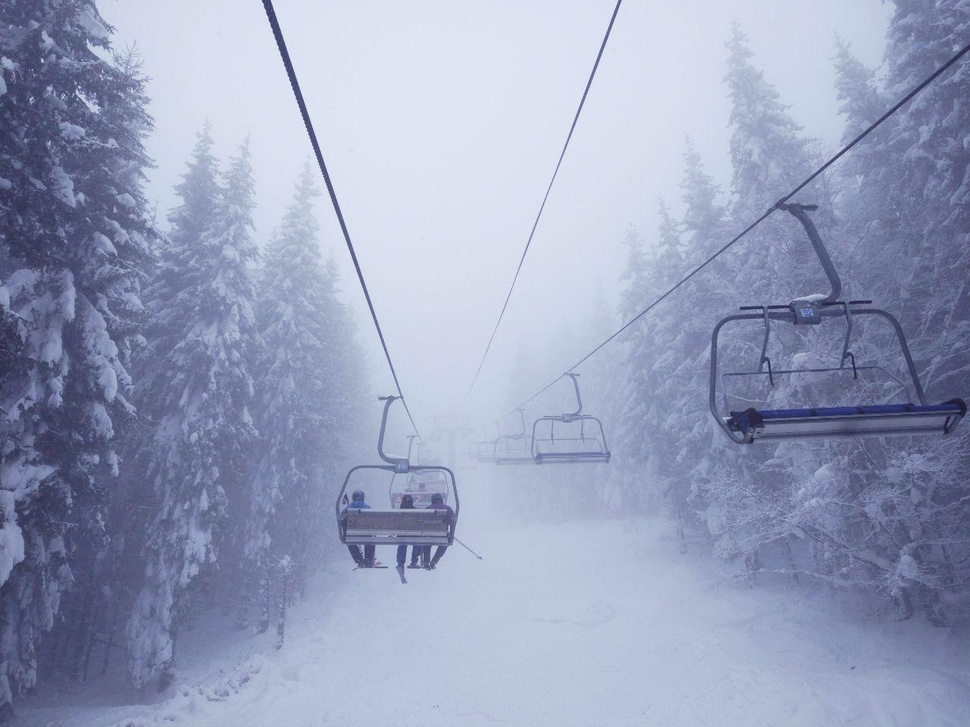
#> input picture 1_cv2_Getting_Started/bukovel.jpg, 970 x 727 px, shrunk from 1280 x 960 before the run
$ jupyter execute 1_GettingStartedWithImages.ipynb
#> lines starting #> are read from the running program, lines starting #| are printed output that depends on the picture
Goals

Here, you will learn how to read an image, how to display it and how to save it back
You will learn these functions : cv2.imread(), cv2.imshow() , cv2.imwrite()
Optionally, you will learn how to display images with Matplotlib

[cell 1]
import numpy as np
import cv2

# Load an color image in grayscale
img = cv2.imread('bukovel.jpg',0)
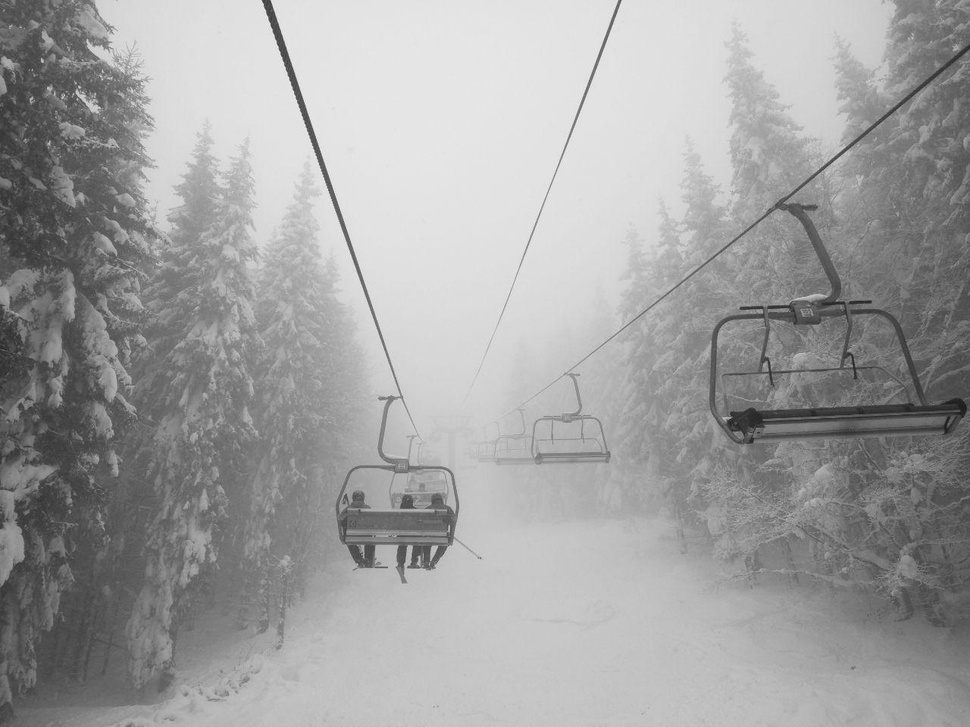
#> img: shape (727, 970); min 26, max 247, mean 161

[cell 2]
cv2.imshow('image',img)
k = cv2.waitKey(0) & 0xFF
#> (key Esc is pressed here)
if k == 27:         # wait for ESC key to exit
    cv2.destroyAllWindows()
elif k == ord('s'): # wait for 's' key to save and exit
    cv2.imwrite('bukovelGray.png',img)
    cv2.destroyAllWindows()

Displaying the image in BGR

[cell 3]
from matplotlib import pyplot as plt

plt.imshow(img)
plt.xticks([]), plt.yticks([])  # to hide tick values on X and Y axis
plt.show()

[cell 4]
plt.imshow(img, cmap='gray')
plt.show()

Display the images in BGR and RGB

[cell 5]
# Load an color image in grayscale
img = cv2.imread('bukovel.jpg',1)
#> img is the input picture: shape (727, 970, 3); mean B, G, R 188, 160.2, 152.1
# b,g,r = cv2.split(img)
img2 = img[..., ::-1]
plt.subplot(131);plt.imshow(img) # expects distorted color
cv2.imwrite('bukovelBGR.png',img2)
plt.subplot(132);plt.imshow(img2) # expect true color
plt.show()
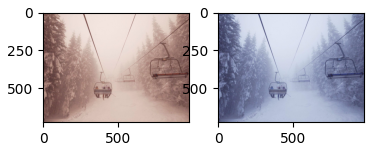
#> figure drawn by matplotlib, 2 panels; B, G, R data is drawn as R, G, B

Convert the image from BGR to RGB using cv2.COLOR_BGR2RGB

[cell 6]
plt.imshow(cv2.cvtColor(img, cv2.COLOR_BGR2RGB))
plt.show()

Conver the image from BGR to RGB using splitting into chanels

[cell 7]
b,g,r = cv2.split(img)
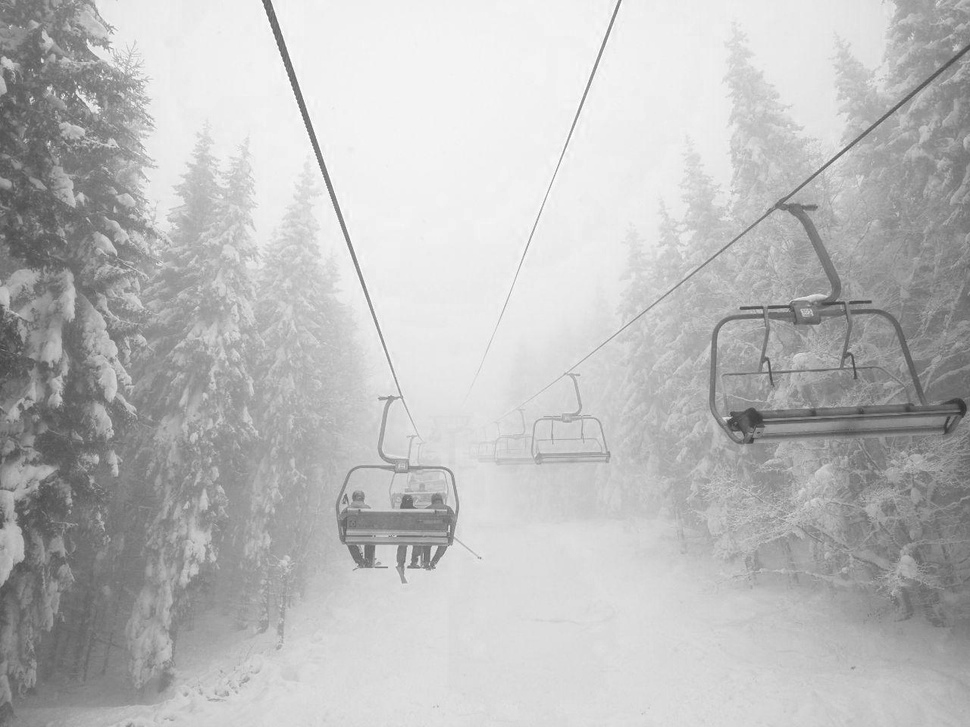
#> b: shape (727, 970); min 46, max 255, mean 188
img2 = cv2.merge([r,g,b])
plt.imshow(img2)
plt.show()

[cell 8]
image = cv2.imread('bukovel.jpg')

import sys
import os
import numpy as np
import cv2

rgbImages = []

def main():
#     exts = ['.bmp', '.pbm', '.pgm', '.ppm', '.sr', '.ras', '.jpeg', '.jpg',
#     '.jpe', '.jp2', '.tiff', '.tif', '.png']
    filenames = ['bukovel.jpg']
    for filename in filenames:
        img = cv2.imread(filename)
        blue, green, red = cv2.split(img)

        for values, color, channel in zip((red, green, blue),('red', 'green', 'blue'), (2,1,0)):
            img = np.zeros((values.shape[0], values.shape[1], 3), dtype = values.dtype)
            img[:,:,channel] = values
            cv2.imwrite('bukovel'+color+'.png', img)
            rgbImages.append(img)
#> this loop made 3 passes
#> pass 1, in main, `cv2.imwrite('bukovel'+color+'.png', img)`:
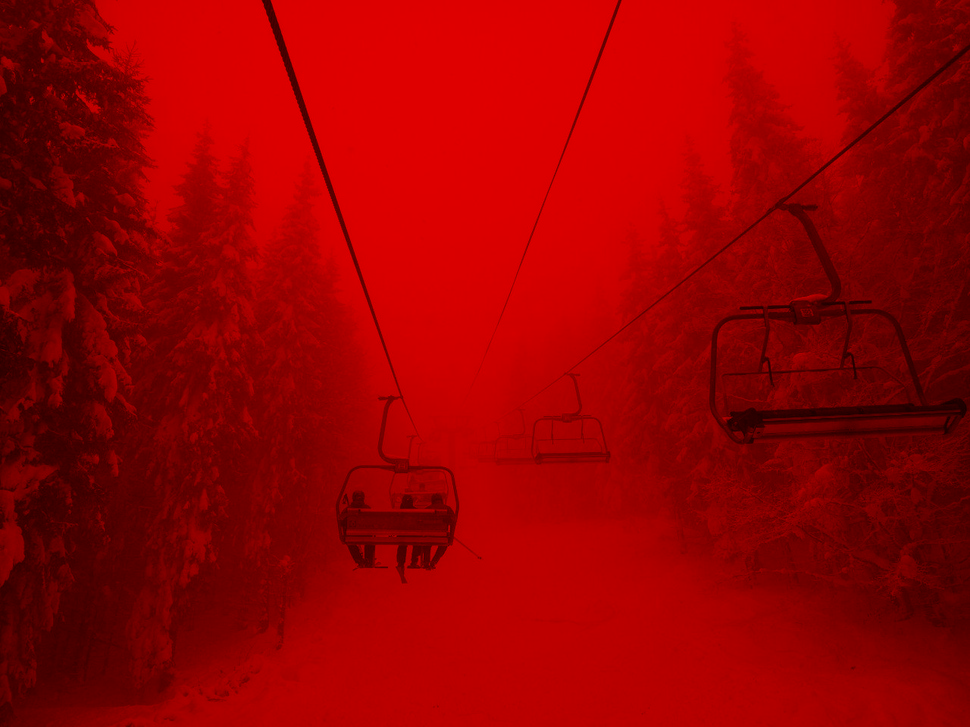
#> saved as bukovelred.png: shape (727, 970, 3); mean B, G, R 0, 0, 152.1
#> pass 2, in main, `cv2.imwrite('bukovel'+color+'.png', img)`:
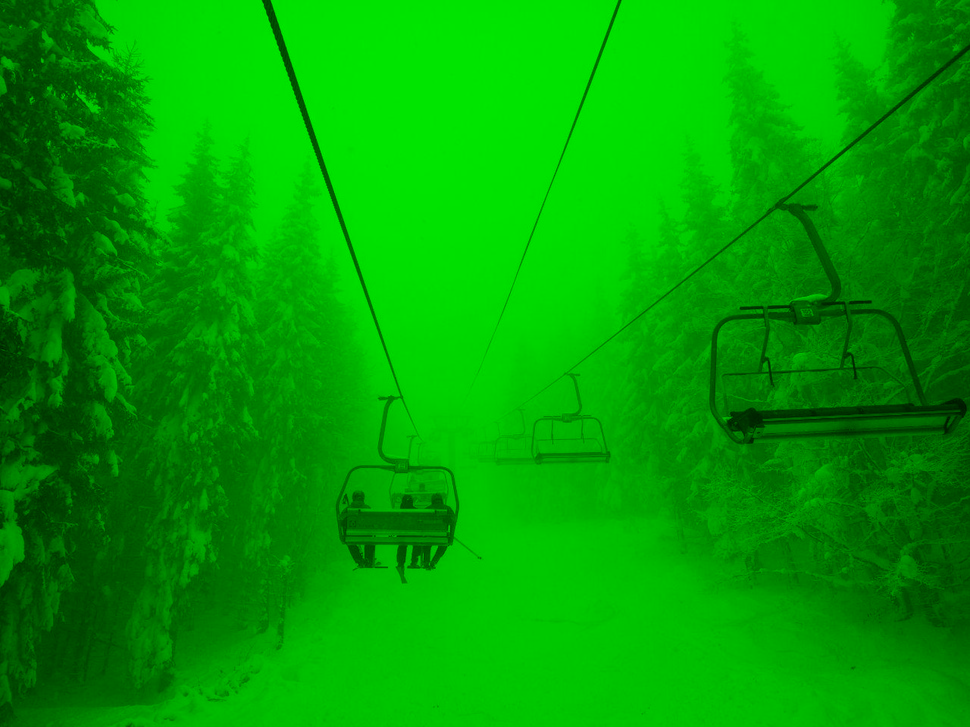
#> saved as bukovelgreen.png: shape (727, 970, 3); mean B, G, R 0, 160.2, 0
#> after the loop:
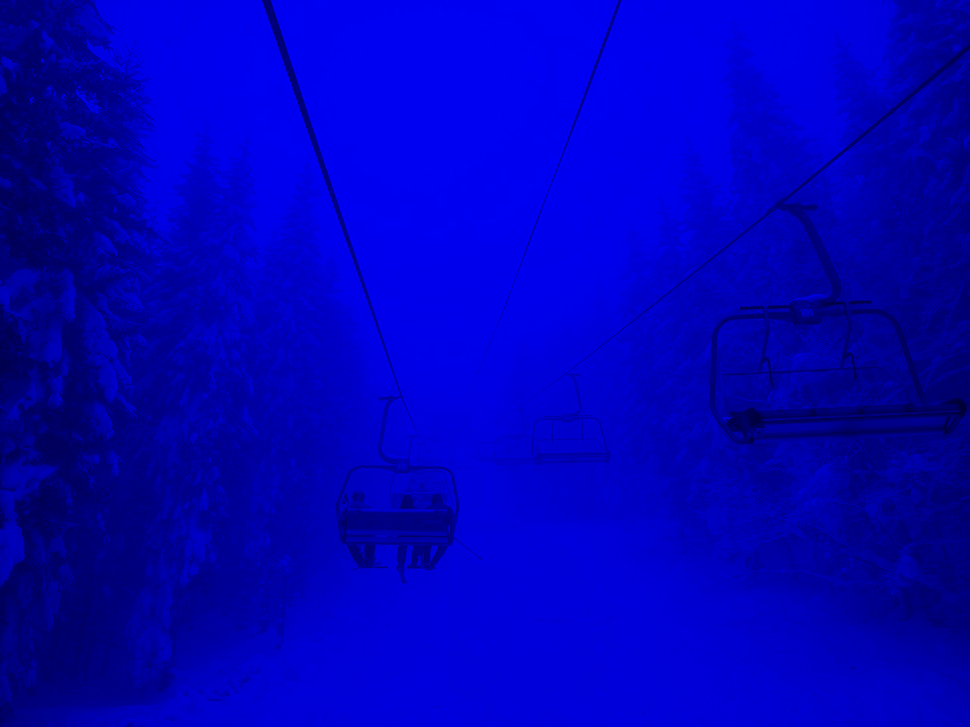
#> img: shape (727, 970, 3); mean B, G, R 188, 0, 0
#> after the loop, rgbImages = 3 items

if __name__ == "__main__":
    main()

images_size = len(rgbImages);
#> images_size = 3

for index, img in zip(range(images_size), rgbImages):
    cartezian_place = 100 + images_size * 10 + index + 1
    plt.subplot(cartezian_place)
    plt.imshow(img)
#> this loop made 3 passes
plt.show()
#> figure, not shown here; B, G, R data is drawn as R, G, B

[cell 9]
img = image[:, :, 0]
cv2.imwrite('bukovelBlueGray.png',img)
img = image[:, :, 1]
cv2.imwrite('bukovelGreenGray.png',img)
img = image[:, :, 2]
cv2.imwrite('bukovelRedGray.png',img)
#> Out = True
